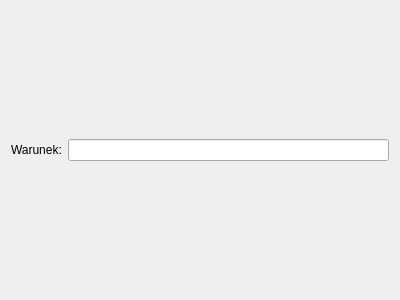
<?xml version="1.0" encoding="UTF-8"?>
<ui version="4.0">
 <class>WhileParams</class>
 <widget class="QWidget" name="WhileParams">
  <property name="geometry">
   <rect>
    <x>0</x>
    <y>0</y>
    <width>400</width>
    <height>300</height>
   </rect>
  </property>
  <property name="windowTitle">
   <string>Form</string>
  </property>
  <layout class="QGridLayout" name="gridLayout">
   <item row="0" column="0">
    <widget class="QLabel" name="label">
     <property name="text">
      <string>Warunek:</string>
     </property>
    </widget>
   </item>
   <item row="0" column="1">
    <widget class="QLineEdit" name="lineEdit"/>
   </item>
  </layout>
 </widget>
 <resources/>
 <connections/>
</ui>
